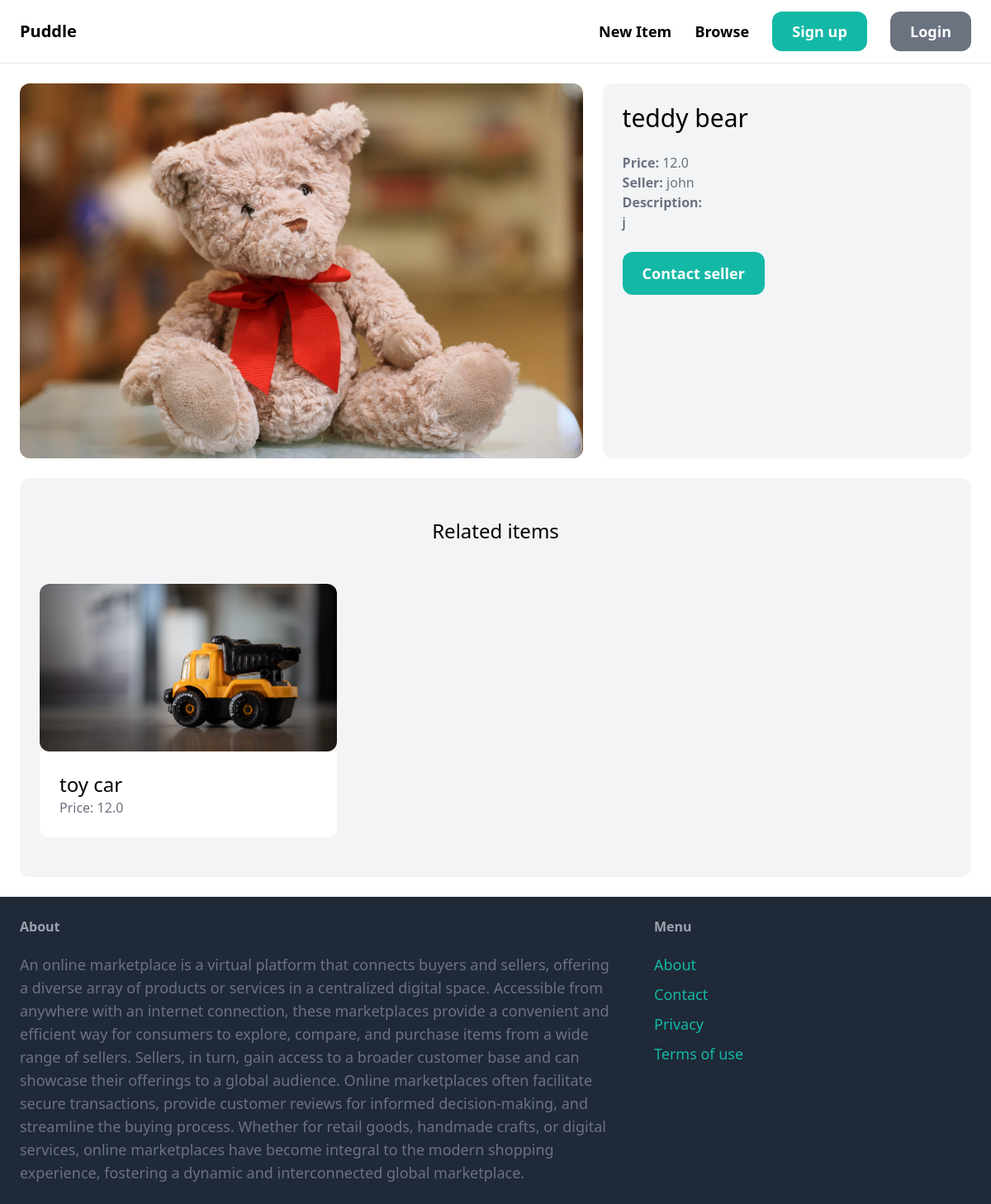
/items/5/, run on the app's committed database.
### item/models.py (models this page shows, shortened)
class Item(models.Model):
    category = models.ForeignKey(Category, related_name = 'items', on_delete = models.CASCADE)
    name = models.CharField(max_length=100)
    description = models.TextField(blank =True, null = True)
    price = models.FloatField()
    image = models.ImageField(upload_to='item_images', blank = True, null = True)
    is_sold = models.BooleanField(default=False)
    created_by = models.ForeignKey(User, related_name = 'items', on_delete = models.CASCADE)
    created_at = models.DateTimeField(auto_now_add = True)

### item/views.py (the view)
# urls.py: path('<int:pk>/', views.detail, name ='detail'),
def detail(request, pk):
    item = get_object_or_404(Item, pk=pk)
    related_items = Item.objects.filter(category = item.category, is_sold = False).exclude(pk = pk)[0:3]
    return render(request, 'item/detail.html', {
        'item':item,
        'related_items':related_items
    })

### item/templates/item/detail.html (shortened to what this page needs)
{% extends 'core/base.html' %}
{% block content %}
    <div class="grid grid-cols-5 gap-6">
        <div class="col-span-3">
            <img src="{{item.image.url }}" class="rounded-xl" alt="" srcset="">
        </div>
        <div class="col-span-2 p-6 bg-gray-100 rounded-xl">
            <h1 class="mb-6 text-3xl">{{item.name}}</h1>
            <p class="text-gray-500"> <strong>Price: </strong> {{item.price}}</p>
            <p class="text-gray-500"> <strong>Seller: </strong> {{item.created_by.username}}</p>
            {% if item.description %}
                <p class="text-gray-700">
                    <strong class="text-gray-500">Description:</strong><br>
                    {{item.description}}
                </p>
            {% endif %}
            {% if request.user == item.created_by %}
                <div class="mb-6 p-6 bg-white rounded-xl">
                    <p>This is your item</p>
                    <a href="#" class="inline-block mt-6 px-6 py-3 text-lg font-semibold bg-green-500 text-white rounded-xl">Edit</a>
                    <a href="{% url 'item:delete' item.id %}" class="inline-block mt-6 px-6 py-3 text-lg font-semibold bg-red-500 text-white rounded-xl">Delete</a>
                </div>
                {% else %}
                    <a href="#" class="inline-block mt-6 px-6 py-3 text-lg font-semibold bg-teal-500 text-white rounded-xl hover:bg-teal-700">Contact seller</a>
            {% endif%}
        </div>
    </div>
<div class="mt-6 px-6 py-12 bg-gray-100 rounded-xl">
    <h2 class="mb-12 text-2xl text-center">Related items</h2>
    <div class="grid grid-cols-3 gap-3">
        {% for item in related_items %}
        <div>
            <a href="{%  url 'item:detail' item.id %}">
                <div>
                    <img src="{{item.image.url}}" class="rounded-xl" alt="" srcset="">
                </div>
                <div class="p-6 bg-white rounded-b-xl">
                    <h2 class="text-2xl">{{item.name}}</h2>
                    <p class="text-gray-500">Price: {{item.price}}</p>
                </div>
            </a>
        </div>
        {% endfor%}
    </div>
</div>
{% endblock %}

### data on the page
Item: image (picture), name "teddy bear", price "12.0", created_by.username "john", description "j"
Item: image (picture), name "toy car", price "12.0"
